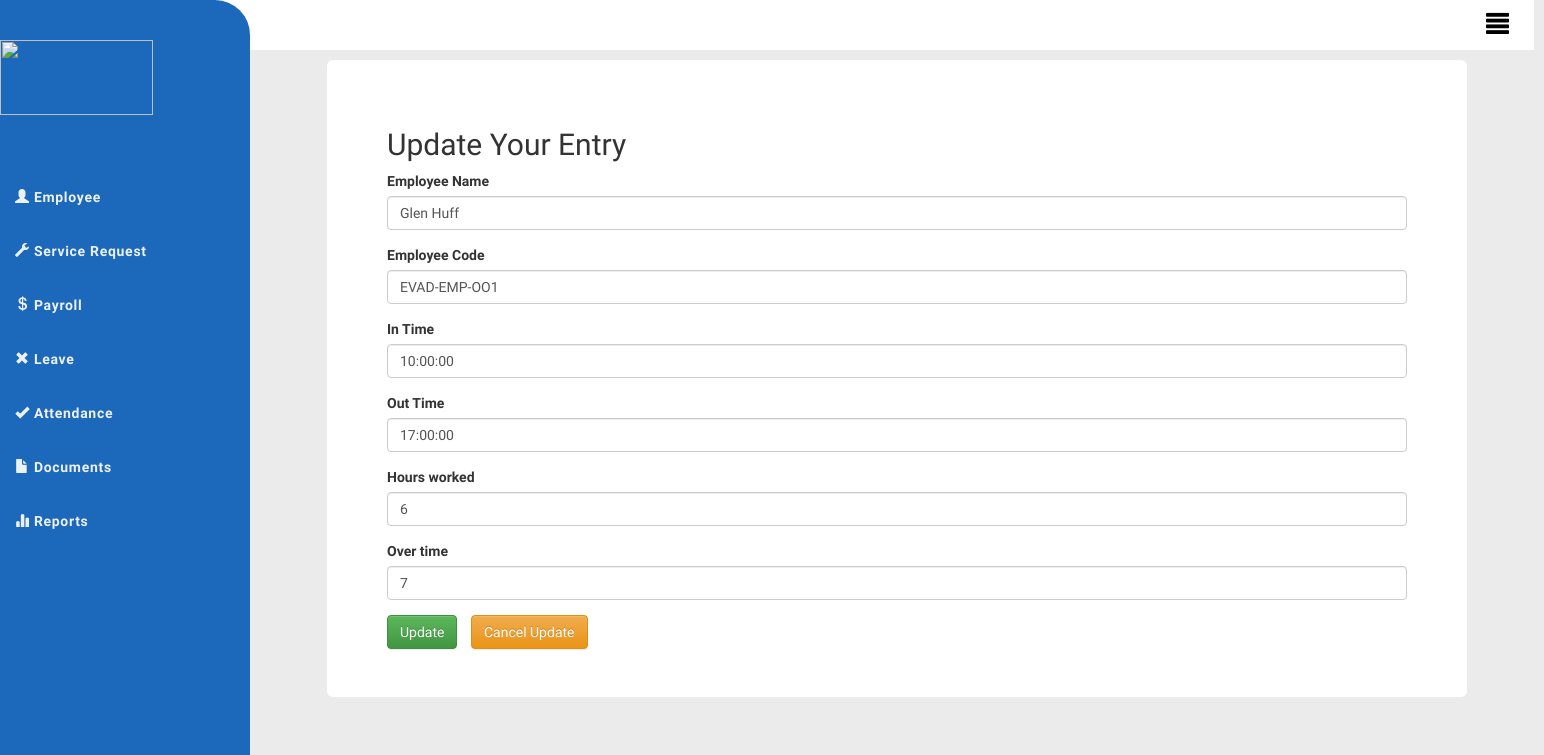
/Edit-Entry/3/, run on the app's committed database.
### att_manager/models.py (models this page shows, shortened)
class Attendance(models.Model):
    employee_name = models.CharField(max_length=20)
    employee_code = models.CharField(max_length=30)
    in_time = models.TimeField()
    out_time = models.TimeField()
    hours_worked = models.IntegerField()
    over_time = models.IntegerField()

### att_manager/views.py (the view)
class AttendanceEditView(UpdateView):
    model = Attendance
    form_class = AttendanceForm
    template_name = 'att_manager/att_update.html'
    context_object_name = 'user'

### att_manager/forms.py
class AttendanceForm(forms.ModelForm):
    employee_name = forms.CharField(label='Employee Name')
    employee_code = forms.CharField(label='Employee Code')
    in_time = forms.TimeField(label='In Time')
    out_time = forms.TimeField(label='Out Time')
    class Meta():
        model = Attendance
        fields = '__all__'

### templates/att_manager/att_update.html (shortened to what this page needs)
<!DOCTYPE html>
{% extends 'att_manager/base.html' %}
{% load bootstrap4 %}
{% load static %}
{% block content %}
<html>
<body style="background-color : #ebebeb" >
<div class="container">
    <div style="background-color : white" class="jumbotron">
    <h2>Update Your Entry</h2>
<form method="POST">
    {% bootstrap_form form %}
    <input type="submit" value="Update" class="btn btn-success">
    <a style="margin-left : 10px" class="btn btn-warning" href="{% url 'attendance_list' %}">Cancel Update</a>
</form>
    </div>
</div>
</body>
</html>
{% endblock %}

### templates/att_manager/base.html (style rules this page uses)
* { box-sizing : border-box; font-family: 'Varela Round', sans-serif; }
a { text-decoration : none ; }
body { margin : 0; }

### data on the page
Attendance: employee_name "Glen Huff", employee_code "EVAD-EMP-OO1", in_time "10:00:00", out_time "17:00:00", hours_worked "6", over_time "7"
